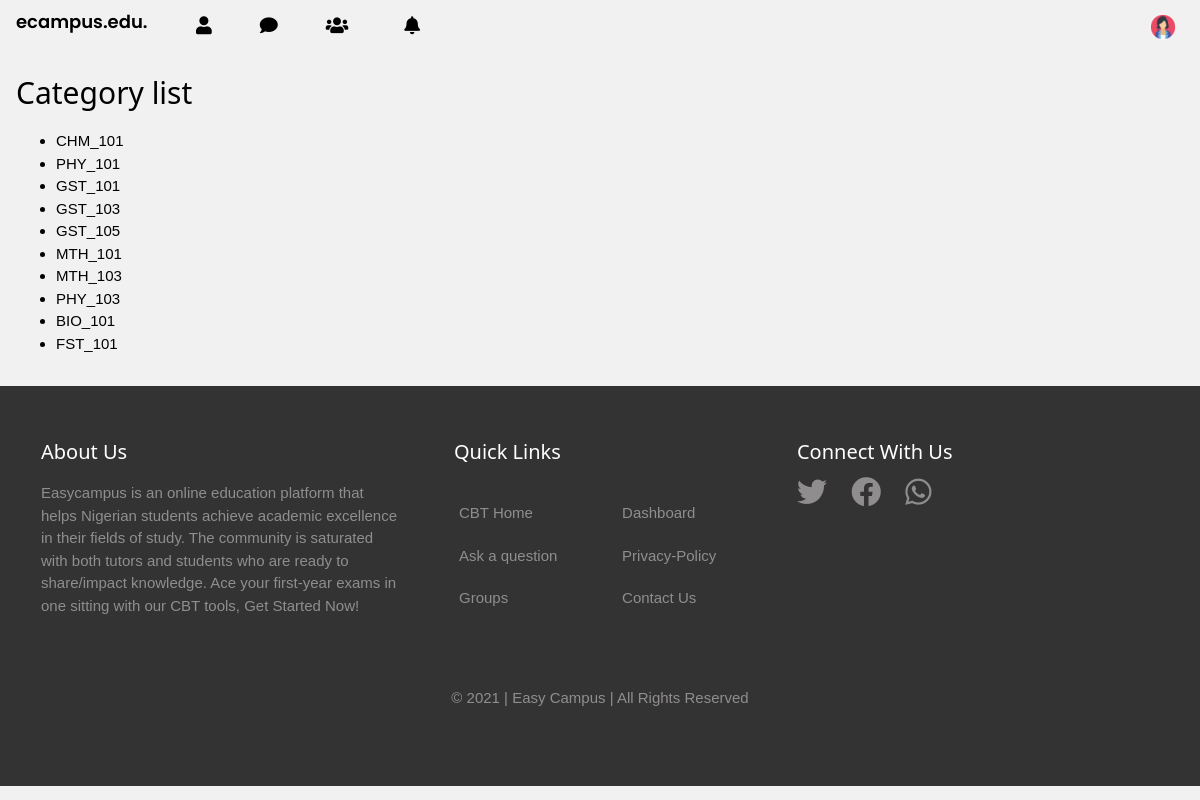
Page /cbt/category/ on the committed database.
### cbt/models.py (models this page shows, shortened)
class Category(models.Model):
    category = models.CharField(
        verbose_name=_("Category"),
        max_length=250, blank=True,
        unique=True, null=True)
    objects = CategoryManager()
    class Meta:
        verbose_name = _("Category")
        verbose_name_plural = _("Categories")

### cbt/views.py (the view)
class CategoriesListView(ListView):
    model = Category

### templates/cbt/category_list.html (shortened to what this page needs)
{% extends 'layout.html' %}
{% block content %}
<h2>Category list</h2>
<ul>
  {% for cat in category_list %}
  <li>
	<a href="{% url 'quiz_category_list_matching' category_name=cat.category %}">
	  {{ cat.category }}
	</a>
  </li>
  {% endfor %}
</ul>
{% endblock %}

### static/css/main.css (style rules this page uses)
* { box-sizing: border-box; }
a { text-decoration: none; }
body { font-family: 'Prompt', sans-serif; max-width:1400px; }

### static/css/w3.css (style rules this page uses)
*,*:before,*:after { box-sizing:inherit }
html { -ms-text-size-adjust:100%;-webkit-text-size-adjust:100% }
body { margin:0 }
a { background-color:transparent }
html,body { font-family:Verdana,sans-serif;font-size:15px;line-height:1.5 }
html { overflow-x:hidden }
h2 { font-size:30px }
h1,h2,h3,h4,h5,h6 { font-family:"Segoe UI",Arial,sans-serif;font-weight:400;margin:10px 0 }
a { color:inherit }
.w3-light-grey,.w3-hover-light-grey:hover,.w3-light-gray,.w3-hover-light-gray:hover { color:#000!important;background-color:#f1f1f1!important }

### rows in the picture
Category: category "CHM_101"
Category: category "PHY_101"
Category: category "GST_101"
Category: category "GST_103"
Category: category "GST_105"
Category: category "MTH_101"
Category: category "MTH_103"
Category: category "PHY_103"
Category: category "BIO_101"
Category: category "FST_101"
